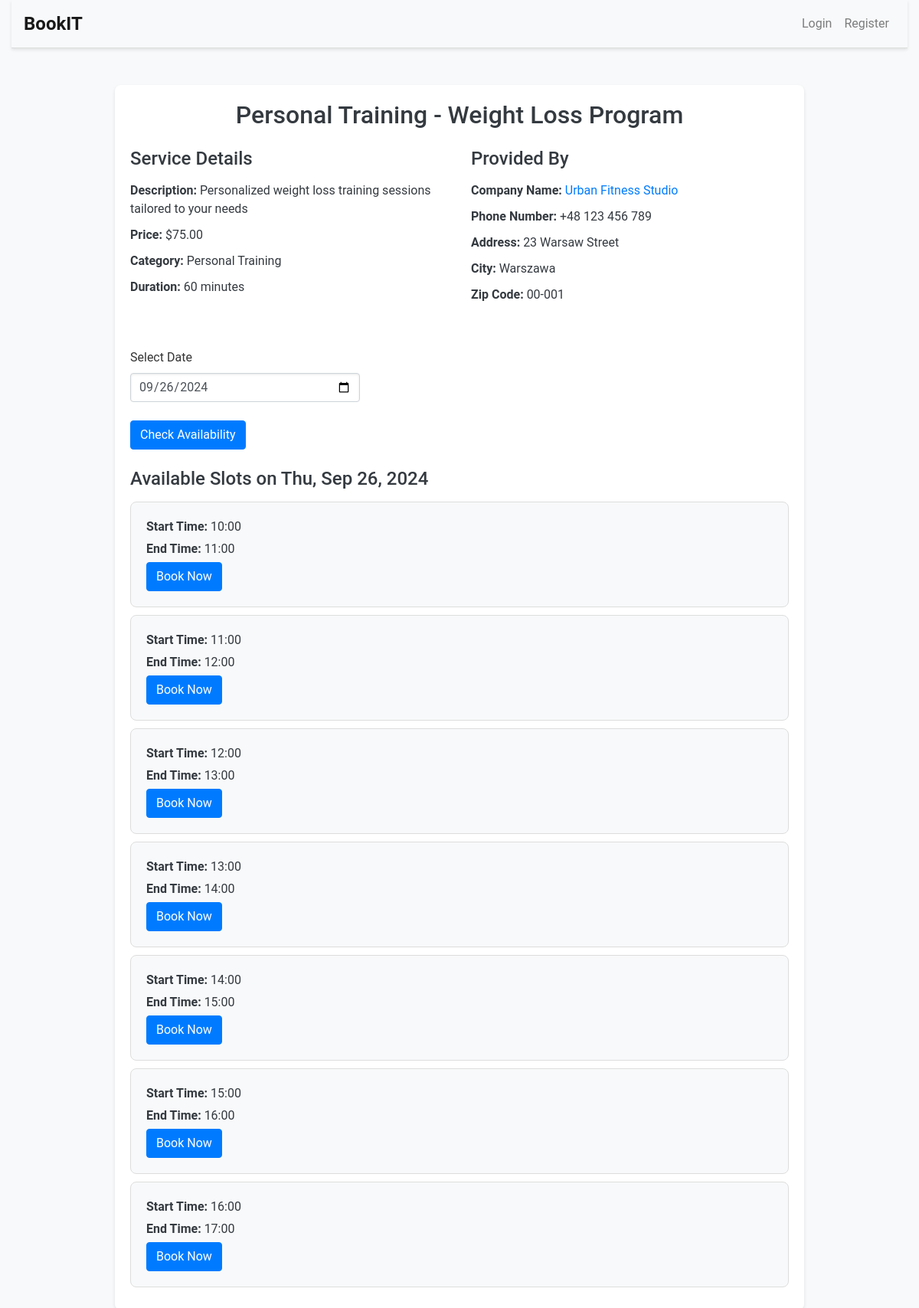
The app's page /service/10 with its own data.
### bookit/models.py (models this page shows, shortened)
class Service(models.Model):
    CATEGORY_CHOICES = [
        ('HAIRDRESSING', 'Hairdressing'),
        ('BARBER', 'Barber'),
        ('COSMETOLOGY', 'Cosmetology'),
        ('MANICURE_PEDICURE', 'Manicure and Pedicure'),
        ('MASSAGES', 'Massages'),
        ('HAIR_REMOVAL', 'Hair Removal'),
        ('MAKEUP', 'Makeup'),
        ('AESTHETIC_MEDICINE', 'Aesthetic Medicine'),
        ('PERSONAL_TRAINING', 'Personal Training'),
        ('PHYSIOTHERAPY', 'Physiotherapy'),
        ('TATTOOS_PIERCING', 'Tattoos and Piercing'),
        ('SPRAY_TANNING', 'Spray Tanning'),
        ('EYELASH_STYLING', 'Eyelash Styling'),
        ('EYEBROW_STYLING', 'Eyebrow Styling'),
        ('DIETETICS', 'Dietetics'),
        ('SPA_RELAXATION', 'Spa and Relaxation'),
        ('FACIAL_TREATMENTS', 'Facial Treatments'),
        ('OTHER', 'Other'),
    ]
    id = models.AutoField(primary_key=True)
    name = models.CharField(max_length=255)
    description = models.TextField()
    price = models.DecimalField(max_digits=6, decimal_places=2)
    created_by = models.ForeignKey(Professional_User, on_delete=models.CASCADE, related_name="service_created_by")
    category = models.CharField(max_length=50, choices=CATEGORY_CHOICES, default='OTHER')
    duration = models.IntegerField(help_text="Duration in minutes")

class Professional_User(models.Model):
    id = models.AutoField(primary_key=True)
    user = models.ForeignKey(User, on_delete=models.CASCADE, related_name="Professional_User")
    company_name = models.CharField(max_length=100, unique=True)
    phone_number = models.CharField(max_length=15)
    address = models.CharField(max_length=255)
    city = models.CharField(max_length=255)
    zip_code = models.CharField(max_length=10)
    company_logo = models.CharField(max_length=10000, blank=True, null=True)

### bookit/views.py (the view)
# urls.py: path("service/<int:service_id>", views.service, name="service"),
def service(request, service_id):
    service = get_object_or_404(Service, id=service_id)
    availabilities = Availability.objects.filter(service=service)
    selected_date_str = request.GET.get('date')
    if selected_date_str:
        selected_date = datetime.strptime(selected_date_str, '%Y-%m-%d').date()
    else:
        selected_date = datetime.today().date()
    available_slots = []
    for availability in availabilities:
        current_time = datetime.combine(selected_date, availability.start_time)
        end_time = datetime.combine(selected_date, availability.end_time)
        while current_time + timedelta(minutes=availability.frequency) <= end_time:
            slot_start = current_time.time().strftime('%H:%M')
            slot_end = (current_time + timedelta(minutes=availability.frequency)).time().strftime('%H:%M')
            if not Time_Slot.objects.filter(service=service, date=selected_date, start_time=slot_start).exists():
                available_slots.append({
                    'start_time': slot_start,
                    'end_time': slot_end
                })
            current_time += timedelta(minutes=availability.frequency)
    return render(request, 'bookit/service.html', {
        'service': service,
        'available_slots': available_slots,
        'selected_date': selected_date,
    })

### bookit/templates/bookit/service.html (shortened to what this page needs)
{% extends "bookit/layout.html" %}
{% block body %}
    <div class="service-container mt-5">
        <h1>{{ service.name }}</h1>
        <div class="row mt-4">
            <div class="col-md-6">
                <h3>Service Details</h3>
                <p><strong>Description:</strong> {{ service.description }}</p>
                <p><strong>Price:</strong> ${{ service.price }}</p>
                <p><strong>Category:</strong> {{ service.get_category_display }}</p>
                <p><strong>Duration:</strong> {{ service.duration }} minutes</p>
            </div>
            <div class="col-md-6">
                <h3>Provided By</h3>
                <p><strong>Company Name:</strong> <a href="{% url 'professional' service.created_by.user.username %}">{{ service.created_by.company_name }}</a></p>
                <p><strong>Phone Number:</strong> {{ service.created_by.phone_number }}</p>
                <p><strong>Address:</strong> {{ service.created_by.address }}</p>
                <p><strong>City:</strong> {{ service.created_by.city }}</p>
                <p><strong>Zip Code:</strong> {{ service.created_by.zip_code }}</p>
            </div>
        </div>
        <div class="row mt-5">
            <div class="col-12">
                <form method="get" class="mb-4">
                    <div class="form-group">
                        <label for="date">Select Date</label>
                        <input type="date" id="date" name="date" class="form-control date-input" value="{{ selected_date|date:'Y-m-d' }}" required>
                    </div>
                    <button type="submit" class="btn btn-primary">Check Availability</button>
                </form>
                {% if available_slots %}
                    <h3>Available Slots on {{ selected_date|date:"D, M d, Y" }}</h3>
                    <ul class="list-group">
                        {% for slot in available_slots %}
                            <li class="list-group-item">
                                <p><strong>Start Time:</strong> {{ slot.start_time }}</p>
                                <p><strong>End Time:</strong> {{ slot.end_time }}</p>
                                <form action="{% url 'book_slot' service.id %}" method="post">
                                    <button type="submit" class="btn btn-primary">Book Now</button>
                                </form>
                            </li>
                        {% endfor %}
                    </ul>
                {% else %}
                    <p>No available slots on this date.</p>
                {% endif %}
            </div>
        </div>
    </div>
{% endblock %}

### bookit/static/bookit/styles.css (style rules this page uses)
body { font-family: 'Roboto', sans-serif; background-color: #f8f9fa; color: #333; margin: 0; padding: 0; min-height: 100vh; }
h1, h2, h3, h4, h5, h6 { color: #343a40; margin-bottom: 1rem; }
.btn-primary { background-color: #007bff; border-color: #007bff; }
.form-control { border-radius: 0.25rem; box-shadow: inset 0 1px 3px rgba(0, 0, 0, 0.1); }
.form-group { margin-bottom: 1.5rem; }
.list-group-item { padding: 1rem 1.5rem; border: none; border-bottom: 1px solid #ddd; }
.list-group-item:last-child { border-bottom: none; }
.date-input { max-width: 300px; padding: 5px 10px; font-size: 1rem; }
a { color: #007bff; text-decoration: none; }
.service-container { max-width: 900px; margin: 0 auto; padding: 20px; background-color: #fff; border-radius: 8px; box-shadow: 0 2px 4px rgba(0, 0, 0, 0.1); }
.service-container h1 { font-size: 2rem; color: #343a40; margin-bottom: 20px; text-align: center; }
.service-container h3 { font-size: 1.5rem; color: #343a40; margin-bottom: 15px; }
.service-container p { margin-bottom: 10px; color: #343a40; font-size: 1rem; }
.service-container p strong { color: #343a40; font-weight: bold; }
.service-container .list-group-item { padding: 20px; margin-bottom: 10px; border: 1px solid #ddd; border-radius: 8px; background-color: #f8f9fa; }
.service-container .list-group-item p { margin-bottom: 5px; font-size: 1rem; color: #343a40; }
.service-container .date-input { max-width: 300px; padding: 6px 10px; font-size: 1rem; }

### records on screen
Service: name "Personal Training - Weight Loss Program", description "Personalized weight loss training sessions tailored to your needs", price "75.00", category "Personal Training", duration "60", created_by.company_name "Urban Fitness Studio", created_by.phone_number "+48 123 456 789", created_by.address "23 Warsaw Street", created_by.city "Warszawa", created_by.zip_code "00-001"

### other values on screen
{{ slot.start_time }} "10:00" "11:00" "12:00" "13:00" "14:00" "15:00" "16:00"
{{ slot.end_time }} "11:00" "12:00" "13:00" "14:00" "15:00" "16:00" "17:00"
